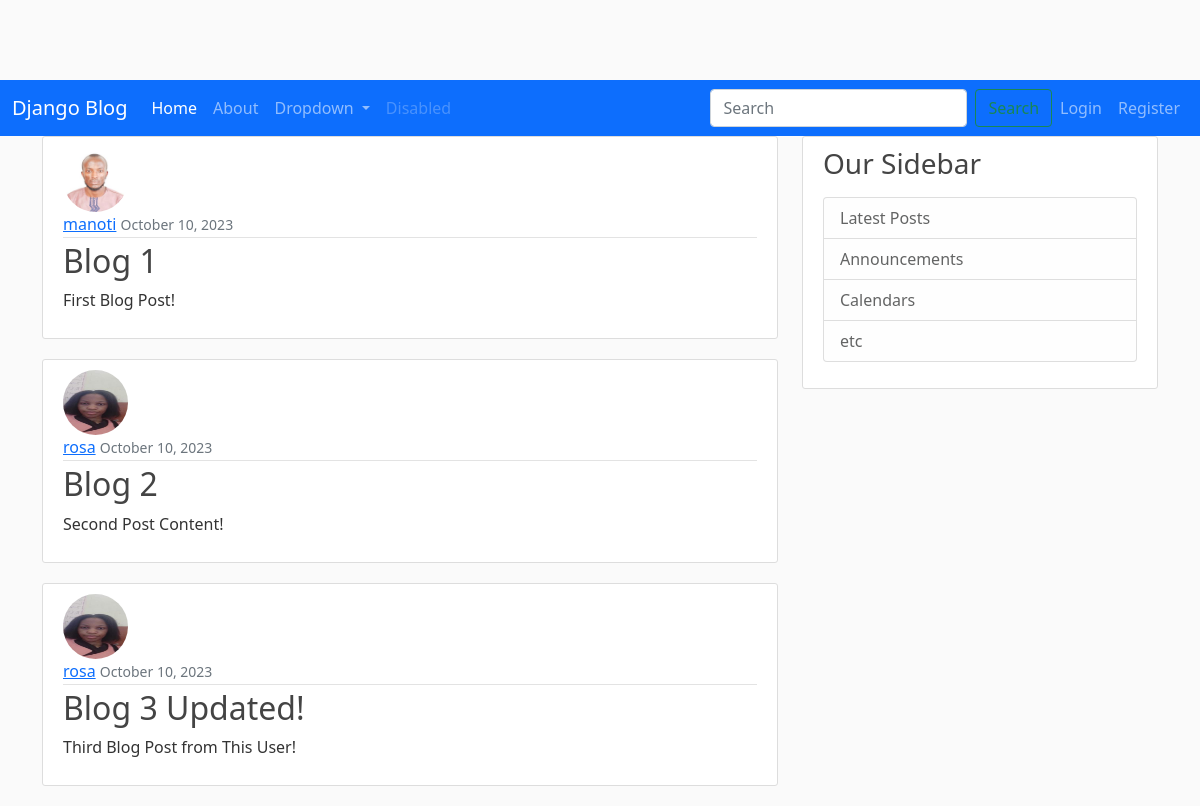
The page / on the database its author committed.
### myblog/models.py (models this page shows, shortened)
class Post(models.Model):
    title = models.CharField(max_length=100)
    content = models.TextField()
    date_posted = models.DateTimeField(default=timezone.now)
    author = models.ForeignKey(User, on_delete=models.CASCADE)

### users/models.py (models this page shows, shortened)
class Profile(models.Model):
    user = models.OneToOneField(User, on_delete=models.CASCADE)
    image = models.ImageField(default='default.jpg', upload_to='profile_pics')

### myblog/views.py (the view)
# urls.py: 2. Add a URL to urlpatterns:  path('', views.home, name='home')
def home(request):
    context = {
        'posts': Post.objects.all()
    }
    return render(request, 'myblog/home.html', context)

### myblog/templates/myblog/home.html
{% extends "myblog/base.html" %}
{% block content %}
    {% for post in posts %}
        <article class="media content-section">
          <img class='rounded-circle article-img' src='{{ post.author.profile.image.url }}'>
          <div class="media-body">
            <div class="article-metadata">
              <a class="mr-2" href="#">{{ post.author }}</a>
              <small class="text-muted">{{ post.date_posted|date:"F d, Y" }}</small>
            </div>
            <h2><a class="article-title" href="#">{{ post.title }}</a></h2>
            <p class="article-content">{{ post.content }}</p>
          </div>
        </article>
    {% endfor %}
{% endblock content %}

### myblog/templates/myblog/base.html (shortened to what this page needs)
{% load static %}
<!DOCTYPE html>
<html lang="en">
<head>
    <link href="https://cdn.jsdelivr.net/npm/bootstrap@5.0.2/dist/css/bootstrap.min.css" rel="stylesheet">
    <link rel="stylesheet" type="text/css" href="{% static 'myblog/main.css' %}">
</head>
<body>
    <nav class="navbar navbar-expand-lg navbar-dark bg-primary">
        <div class="container-fluid">
          <a class="navbar-brand" href="#">Django Blog</a>
          <div class="collapse navbar-collapse" id="navbarSupportedContent">
            <ul class="navbar-nav me-auto mb-2 mb-lg-0">
              <li class="nav-item">
                <a class="nav-link active" aria-current="page" href="{% url 'myblog-home' %}">Home</a>
              </li>
              <li class="nav-item">
                <a class="nav-link" href="{% url 'myblog-about' %}">About</a>
              </li>
              <li class="nav-item dropdown">
                <a class="nav-link dropdown-toggle" href="#" id="navbarDropdown" role="button" data-bs-toggle="dropdown" aria-expanded="false">
                  Dropdown
                </a>
              </li>
              <li class="nav-item">
                <a class="nav-link disabled" href="#" tabindex="-1" aria-disabled="true">Disabled</a>
              </li>
            </ul>
            <form class="d-flex">
              <input class="form-control me-2" type="search" placeholder="Search" aria-label="Search">
              <button class="btn btn-outline-success" type="submit">Search</button>
            </form>
            <div class="navbar-nav">
                {% if user.is_authenticated %}
                <a class="nav-item nav-link" href="{% url 'logout' %}">Logout</a>
                <a class="nav-item nav-link" href="{% url 'profile' %}">Profile</a>
                {% else %}
                <a class="nav-item nav-link" href="{% url 'login' %}">Login</a>
                <a class="nav-item nav-link" href="{% url 'register' %}">Register</a>
                {% endif %}
              </div>
          </div>
        </div>
      </nav>
      <main role="main" class="container">
        <div class="row">
          <div class="col-md-8">
            {% block content %}{% endblock %}
          </div>
          <div class="col-md-4">
            <div class="content-section">
              <h3>Our Sidebar</h3>
              <p class='text-muted'>
                <ul class="list-group">
                  <li class="list-group-item list-group-item-light">Latest Posts</li>
                  <li class="list-group-item list-group-item-light">Announcements</li>
                  <li class="list-group-item list-group-item-light">Calendars</li>
                  <li class="list-group-item list-group-item-light">etc</li>
                </ul>
              </p>
            </div>
          </div>
        </div>
      </main>
</body>
</html>

### myblog/static/myblog/main.css (style rules this page uses)
body { background: #fafafa; color: #333333; margin-top: 5rem; }
h1, h2, h3, h4, h5, h6 { color: #444444; }
ul { margin: 0; }
.content-section { background: #ffffff; padding: 10px 20px; border: 1px solid #dddddd; border-radius: 3px; margin-bottom: 20px; }
.article-title { color: #444444; text-decoration: none; }
.article-content { white-space: pre-line; }
.article-img { height: 65px; width: 65px; margin-right: 16px; }
.article-metadata { padding-bottom: 1px; margin-bottom: 4px; border-bottom: 1px solid #e3e3e3 }

### rows shown on the page
Post: author.profile.image (picture), author "manoti", date_posted "October 10, 2023", title "Blog 1", content "First Blog Post!"
Post: author.profile.image (picture), author "rosa", date_posted "October 10, 2023", title "Blog 2", content "Second Post Content!"
Post: author.profile.image (picture), author "rosa", date_posted "October 10, 2023", title "Blog 3 Updated!", content "Third Blog Post from This User!"
